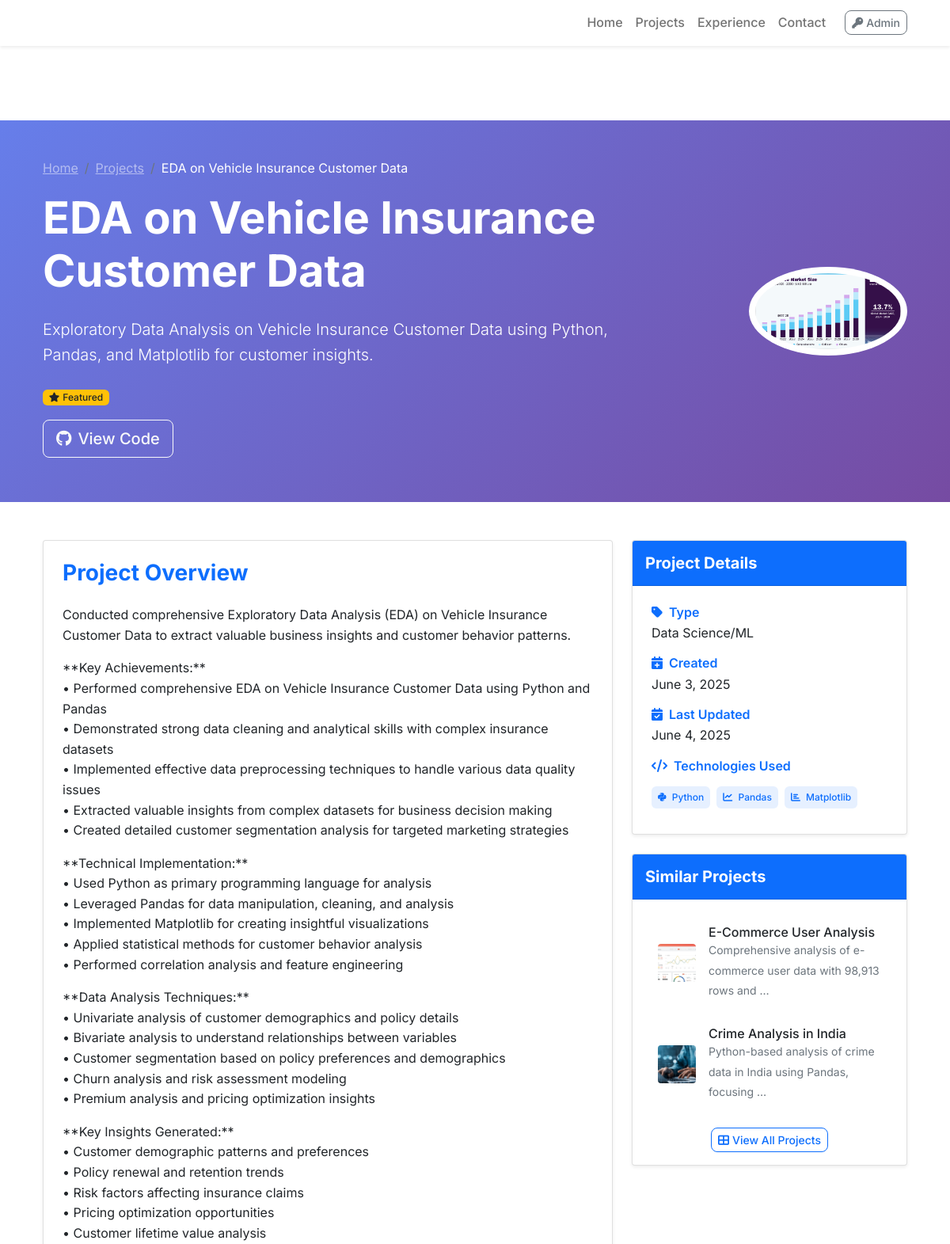
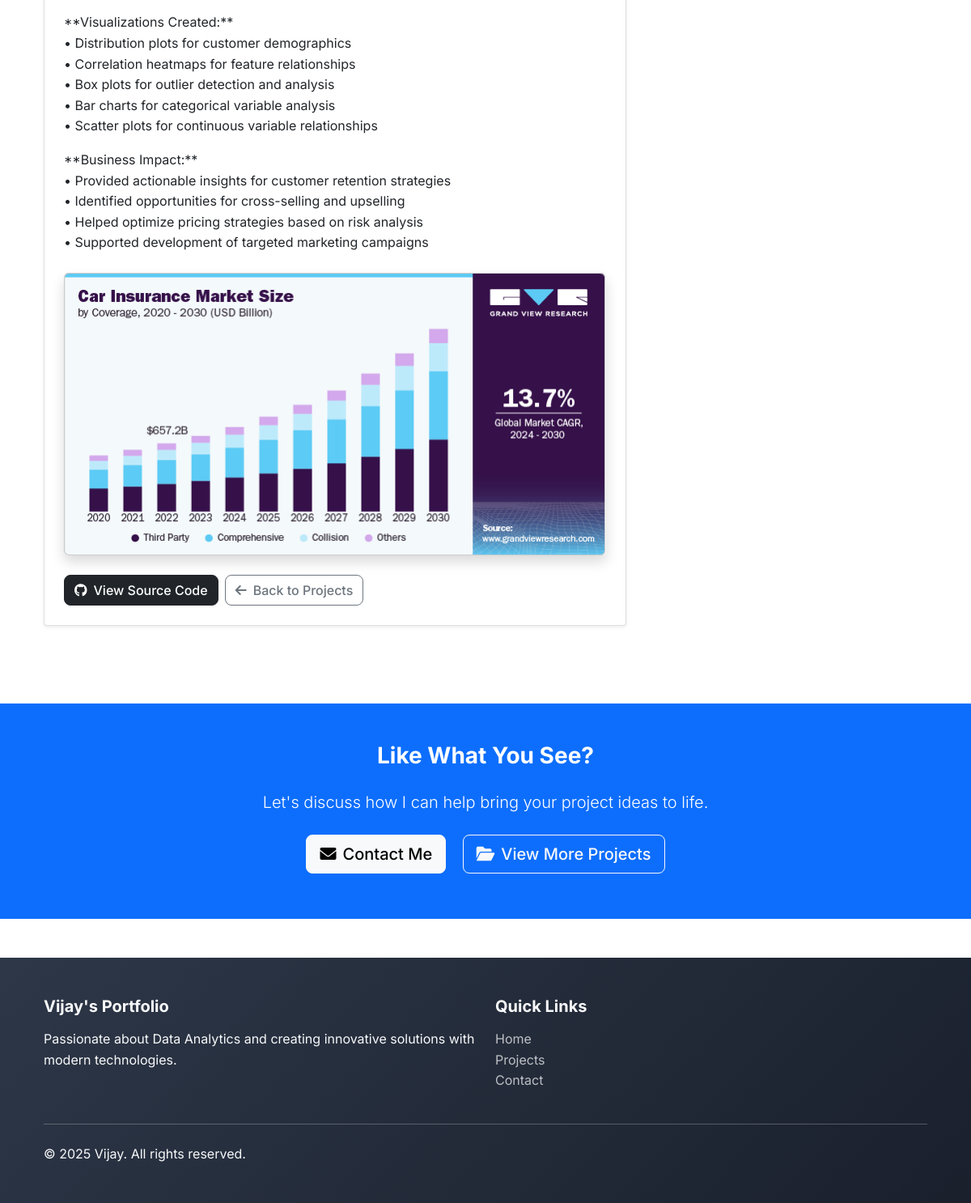
/projects/vehicle-insurance-eda/, run on the app's committed database (2 pictures, top to bottom).
### portfolio/models.py (models this page shows, shortened)
class Project(models.Model):
    PROJECT_TYPES = [
        ('web', 'Web Application'),
        ('mobile', 'Mobile Application'),
        ('desktop', 'Desktop Application'),
        ('api', 'API/Backend'),
        ('data', 'Data Science/ML'),
        ('other', 'Other'),
    ]
    title = models.CharField(max_length=200)
    slug = models.SlugField(unique=True)
    description = models.TextField()
    short_description = models.CharField(max_length=300, help_text="Brief description for project cards")
    project_type = models.CharField(max_length=20, choices=PROJECT_TYPES, default='web')
    technologies = models.ManyToManyField(Skill, related_name='projects', blank=True)
    image = models.ImageField(upload_to='projects/', blank=True, null=True)
    live_url = models.URLField(blank=True, help_text="Live project URL")
    github_url = models.URLField(blank=True, help_text="GitHub repository URL")
    demo_url = models.URLField(blank=True, help_text="Demo/video URL")
    is_featured = models.BooleanField(default=False)
    is_published = models.BooleanField(default=True)
    order = models.IntegerField(default=0, help_text="Order for display")
    created_at = models.DateTimeField(auto_now_add=True)
    updated_at = models.DateTimeField(auto_now=True)
    class Meta:
        ordering = ['-is_featured', 'order', '-created_at']

class Skill(models.Model):
    SKILL_CATEGORIES = [
        ('programming', 'Programming Languages'),
        ('frontend', 'Frontend Technologies'),
        ('backend', 'Backend Technologies'),
        ('database', 'Database'),
        ('devops', 'DevOps & Tools'),
        ('other', 'Other'),
    ]
    name = models.CharField(max_length=100)
    category = models.CharField(max_length=20, choices=SKILL_CATEGORIES, default='other')
    icon = models.CharField(max_length=100, blank=True, help_text="Font Awesome icon class")
    order = models.IntegerField(default=0, help_text="Order for display")
    is_featured = models.BooleanField(default=False)
    created_at = models.DateTimeField(auto_now_add=True)
    class Meta:
        ordering = ['category', 'order', 'name']

### portfolio/views.py (the view)
# urls.py: path('projects/<slug:slug>/', views.project_detail, name='project_detail'),
def project_detail(request, slug):
    project = get_object_or_404(Project, slug=slug, is_published=True)
    related_projects = Project.objects.filter(
        is_published=True,
        project_type=project.project_type
    ).exclude(id=project.id)[:3]
    context = {
        'project': project,
        'related_projects': related_projects,
    }
    return render(request, 'portfolio/project_detail.html', context)

### templates/portfolio/project_detail.html (shortened to what this page needs)
{% extends 'portfolio/base.html' %}
{% load static %}
{% block content %}
<!DOCTYPE html>
<html lang="en">
<head>
    <link rel="stylesheet" href="https://cdnjs.cloudflare.com/ajax/libs/bootstrap/5.1.3/css/bootstrap.min.css">
    <link rel="stylesheet" href="https://cdnjs.cloudflare.com/ajax/libs/font-awesome/6.0.0-beta3/css/all.min.css">
    <link rel="stylesheet" href="https://unpkg.com/aos@next/dist/aos.css" />
    <link rel="stylesheet" href="/static/css/style.css">
</head>
<body>
    <section class="project-hero bg-gradient-primary text-white py-5"
        style="margin-top: 76px; background: linear-gradient(135deg, #667eea 0%, #764ba2 100%); min-height: 40vh; display: flex; align-items: center;">
        <div class="container">
            <div class="row">
                <div class="col-lg-8">
                    <nav aria-label="breadcrumb" class="mb-3">
                        <ol class="breadcrumb">
                            <li class="breadcrumb-item">
                                <a href="{% url 'portfolio:home' %}" class="text-white-50">Home</a>
                            </li>
                            <li class="breadcrumb-item">
                                <a href="{% url 'portfolio:projects' %}" class="text-white-50">Projects</a>
                            </li>
                            <li class="breadcrumb-item active text-white" aria-current="page">{{ project.title }}</li>
                        </ol>
                    </nav>
                    <h1 class="display-4 fw-bold mb-4" data-aos="fade-up">{{ project.title }}</h1>
                    <p class="lead mb-4" data-aos="fade-up" data-aos-delay="100">
                        {{ project.short_description }}
                    </p>
                    <div class="project-badges mb-3">
                        {% if project.is_featured %}
                        <span class="badge bg-warning text-dark me-2">
                            <i class="fas fa-star me-1"></i>Featured
                        </span>
                        {% endif %}
                    </div>
                    <div class="project-links" data-aos="fade-up" data-aos-delay="200">
                        {% if project.github_url %}
                        <a href="{{ project.github_url }}" target="_blank" class="btn btn-outline-light btn-lg mb-2">
                            <i class="fab fa-github me-2"></i>View Code
                        </a>
                        {% endif %}
                    </div>
                </div>
                <div class="col-lg-4 d-none d-lg-flex justify-content-end align-items-center">
                    {% if project.image %}
                    <img src="{{ project.image.url }}" alt="{{ project.title }}"
                         class="img-fluid rounded-circle bg-white p-2"
                         style="max-width: 200px; max-height: 200px; object-fit: cover;"
                         data-aos="zoom-in">
                    {% else %}
                    <div class="rounded-circle bg-white p-3" data-aos="zoom-in">
                        <i class="fas fa-project-diagram fa-4x text-primary"></i>
                    </div>
                    {% endif %}
                </div>
            </div>
        </div>
    </section>
    <section class="project-details py-5">
        <div class="container">
            <div class="row">
                <div class="col-lg-8 mb-5">
                    <div class="card shadow-sm h-100">
                        <div class="card-body p-4">
                            <h2 class="h3 fw-bold mb-4 text-primary" data-aos="fade-up">Project Overview</h2>
                            <div class="content" data-aos="fade-up" data-aos-delay="100">
                                {{ project.description|linebreaks }}
                            </div>
                            {% if project.image %}
                            <div class="project-image my-4 text-center" data-aos="fade-up" data-aos-delay="150">
                                <img src="{{ project.image.url }}" alt="{{ project.title }}" class="img-fluid rounded-3 shadow" style="max-width: 100%;">
                            </div>
                            {% endif %}
                            <div class="project-links mt-4 d-flex flex-wrap gap-2" data-aos="fade-up" data-aos-delay="200">
                                {% if project.github_url %}
                                <a href="{{ project.github_url }}" target="_blank" class="btn btn-dark">
                                    <i class="fab fa-github me-2"></i>View Source Code
                                </a>
                                {% endif %}
                                <a href="{% url 'portfolio:projects' %}" class="btn btn-outline-secondary">
                                    <i class="fas fa-arrow-left me-2"></i>Back to Projects
                                </a>
                            </div>
                        </div>
                    </div>
                </div>
                <div class="col-lg-4">
                    <div class="card shadow-sm mb-4" data-aos="fade-left">
                        <div class="card-header bg-primary text-white py-3">
                            <h3 class="h5 mb-0 fw-bold">Project Details</h3>
                        </div>
                        <div class="card-body p-4">
                            <div class="info-item mb-3">
                                <h6 class="fw-semibold text-primary mb-1">
                                    <i class="fas fa-tag me-2"></i>Type
                                </h6>
                                <p class="mb-0">{{ project.get_project_type_display }}</p>
                            </div>
                            <div class="info-item mb-3">
                                <h6 class="fw-semibold text-primary mb-1">
                                    <i class="fas fa-calendar-plus me-2"></i>Created
                                </h6>
                                <p class="mb-0">{{ project.created_at|date:"F j, Y" }}</p>
                            </div>
                            <div class="info-item mb-3">
                                <h6 class="fw-semibold text-primary mb-1">
                                    <i class="fas fa-calendar-check me-2"></i>Last Updated
                                </h6>
                                <p class="mb-0">{{ project.updated_at|date:"F j, Y" }}</p>
                            </div>
                            <div class="info-item">
                                <h6 class="fw-semibold text-primary mb-3">
                                    <i class="fas fa-code me-2"></i>Technologies Used
                                </h6>
                                <div class="d-flex flex-wrap gap-2 mb-2">
                                    {% for tech in project.technologies.all %}
                                    <span class="badge bg-primary bg-opacity-10 text-primary p-2">
                                        {% if tech.icon %}
                                        <i class="{{ tech.icon }} me-1"></i>
                                        {% endif %}
                                        {{ tech.name }}
                                    </span>
                                    {% empty %}
                                    <p class="text-muted fst-italic mb-0">No technologies specified</p>
                                    {% endfor %}
                                </div>
                            </div>
                        </div>
                    </div>
                    {% if related_projects %}
                    <div class="card shadow-sm" data-aos="fade-left" data-aos-delay="200">
                        <div class="card-header bg-primary text-white py-3">
                            <h3 class="h5 mb-0 fw-bold">Similar Projects</h3>
                        </div>
                        <div class="card-body p-3">
                            <div class="list-group list-group-flush">
                                {% for related in related_projects %}
                                <a href="{% url 'portfolio:project_detail' related.slug %}"
                                   class="list-group-item list-group-item-action border-0 py-3">
                                    <div class="d-flex align-items-center">
                                        {% if related.image %}
                                        <div class="flex-shrink-0 me-3">
                                            <img src="{{ related.image.url }}" alt="{{ related.title }}"
                                                 class="rounded" style="width: 48px; height: 48px; object-fit: cover;">
                                        </div>
                                        {% else %}
                                        <div class="flex-shrink-0 me-3 bg-light rounded d-flex align-items-center justify-content-center"
                                             style="width: 48px; height: 48px;">
                                            <i class="fas fa-project-diagram text-primary"></i>
                                        </div>
                                        {% endif %}
                                        <div>
                                            <h6 class="mb-0">{{ related.title }}</h6>
                                            <small class="text-muted">{{ related.short_description|truncatewords:10 }}</small>
                                        </div>
                                    </div>
                                </a>
                                {% endfor %}
                            </div>
                            <div class="mt-3 text-center">
                                <a href="{% url 'portfolio:projects' %}" class="btn btn-outline-primary btn-sm">
                                    <i class="fas fa-th-large me-1"></i>View All Projects
                                </a>
                            </div>
                        </div>
                    </div>
                    {% endif %}
                </div>
            </div>
        </div>
    </section>
    <section class="cta-section py-5 bg-primary text-white">
        <div class="container text-center">
            <div class="row">
                <div class="col-lg-8 mx-auto">
                    <h2 class="h3 fw-bold mb-4" data-aos="fade-up">Like What You See?</h2>
                    <p class="lead mb-4" data-aos="fade-up" data-aos-delay="100">
                        Let's discuss how I can help bring your project ideas to life.
                    </p>
                    <div class="cta-buttons" data-aos="fade-up" data-aos-delay="200">
                        <a href="{% url 'portfolio:contact' %}" class="btn btn-light btn-lg me-3 mb-2">
                            <i class="fas fa-envelope me-2"></i>Contact Me
                        </a>
                        <a href="{% url 'portfolio:projects' %}" class="btn btn-outline-light btn-lg mb-2">
                            <i class="fas fa-folder-open me-2"></i>View More Projects
                        </a>
                    </div>
                </div>
            </div>
        </div>
    </section>
</body>
</html>
{% endblock %}

### static/css/style.css (style rules this page uses)
:root { --primary-color: #667eea; --secondary-color: #764ba2; --dark-color: #2d3748; --light-color: #f7fafc; --text-muted: #718096; }
body { font-family: 'Inter', sans-serif; line-height: 1.6; padding-top: 76px; }
.btn { border-radius: 8px; font-weight: 500; transition: all 0.3s ease; }
.badge { font-weight: 500; border-radius: 6px; }
.bg-gradient-primary { background: linear-gradient(135deg, var(--primary-color), var(--secondary-color)); }

### data on the page
Project: title "EDA on Vehicle Insurance Customer Data", short_description "Exploratory Data Analysis on Vehicle Insurance Customer Data using Python, Pandas, and Matplotlib for customer insights.", image (picture), description "Conducted comprehensive Exploratory Data Analysis (EDA) on Vehicle Insurance Customer Data to extract valuable business insights and customer behavior patterns. **Key Achievements:** • Performed comprehensive EDA on Vehicle Insurance Customer Data using Python and Pandas • Demonstrated strong data cleaning and analytical skills with complex insurance datasets • Implemented effective data preprocessing techniques to handle various data quality issues • Extracted valuable insights from complex datasets for business decision making • Created detailed customer segmentation analysis for targeted marketing strategies **Technical Implementation:** • Used Python as primary programming language for…", project_type "Data Science/ML", created_at "June 3, 2025", updated_at "June 4, 2025"
Skill: name "Python"
Skill: name "Pandas"
Skill: name "Matplotlib"
Project: image (picture), title "E-Commerce User Analysis", short_description "Comprehensive analysis of e-commerce user data with 98,913 rows and …"
Project: image (picture), title "Crime Analysis in India", short_description "Python-based analysis of crime data in India using Pandas, focusing …"
